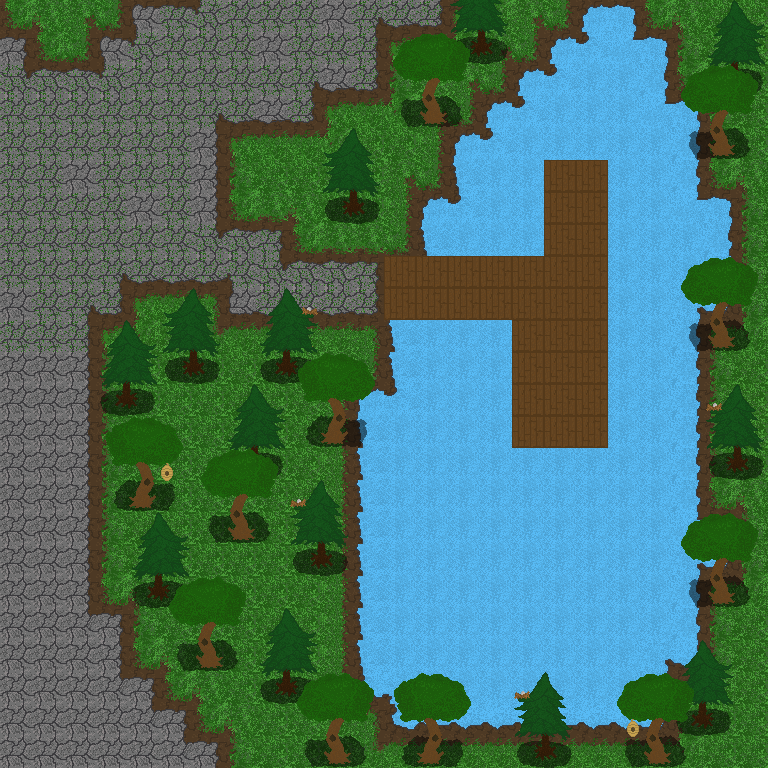

Tiled map render using the project's own tile images. Description and the map definition, with tile-layer contents summarised, below:
An orthogonal 24x24 tile map with 32x32 px tiles, 9 tile layers (Dirt, StoneBrickMoss, Grass, Lake, ...) and 78 objects (40x collider, 28x bottle, 8x enemy, 2x portal).

<map version="1.4" tiledversion="1.4.3" orientation="orthogonal" renderorder="right-down" width="24" height="24" tilewidth="32" tileheight="32" infinite="0" nextlayerid="16" nextobjectid="155">
 <tileset firstgid="1" source="../textures/spritesheets/Tilesetv4.tsx" />
 <layer id="1" name="Dirt" width="24" height="24">
  <data>[576 cells, 576 non-empty, 4 distinct tile ids]</data>
 </layer>
 <layer id="5" name="StoneBrickMoss" width="24" height="24">
  <data>[576 cells, 147 non-empty, 18 distinct tile ids]</data>
 </layer>
 <layer id="3" name="Grass" width="24" height="24">
  <data>[576 cells, 214 non-empty, 14 distinct tile ids]</data>
 </layer>
 <layer id="4" name="Lake" width="24" height="24">
  <data>[576 cells, 216 non-empty, 14 distinct tile ids]</data>
 </layer>
 <layer id="6" name="BuildingLower" width="24" height="24">
  <data>[576 cells, 0 non-empty, 0 distinct tile ids]</data>
 </layer>
 <layer id="7" name="BuildingHighier" width="24" height="24">
  <data>[576 cells, 0 non-empty, 0 distinct tile ids]</data>
 </layer>
 <layer id="8" name="Props" width="24" height="24">
  <data>[576 cells, 32 non-empty, 1 distinct tile ids]</data>
 </layer>
 <objectgroup id="13" name="Enemies">
  <object id="74" name="Enemy" type="enemy" x="560.5" y="273.5" />
  <object id="75" name="Enemy" type="enemy" x="560.5" y="303.5" />
  <object id="76" name="Enemy" type="enemy" x="530" y="336.5" />
  <object id="77" name="Enemy" type="enemy" x="277.333" y="61.3333" />
  <object id="78" name="Enemy" type="enemy" x="231.333" y="61.3333" />
  <object id="79" name="Enemy" type="enemy" x="50" y="216" />
  <object id="80" name="Enemy" type="enemy" x="71" y="667" />
  <object id="81" name="Enemy" type="enemy" x="114" y="713" />
 </objectgroup>
 <layer id="9" name="Trees" width="24" height="24">
  <data>[576 cells, 73 non-empty, 33 distinct tile ids]</data>
 </layer>
 <layer id="10" name="OverTrees" width="24" height="24">
  <data>[576 cells, 102 non-empty, 39 distinct tile ids]</data>
 </layer>
 <objectgroup id="11" name="Collisions">
  <object id="18" name="Lake" type="collider" x="384" y="352" width="96" height="320" />
  <object id="20" name="Lake" type="collider" x="352" y="416" width="32" height="288" />
  <object id="27" name="Lake" type="collider" x="352" y="384" width="32" height="32" />
  <object id="29" name="Lake" type="collider" x="384" y="320" width="128" height="32" />
  <object id="30" name="Lake" type="collider" x="480" y="352" width="32" height="320" />
  <object id="32" name="Lake" type="collider" x="384" y="672" width="288" height="64" />
  <object id="33" name="Lake" type="collider" x="512" y="448" width="192" height="224" />
  <object id="34" name="Lake" type="collider" x="608" y="96" width="96" height="352" />
  <object id="35" name="Lake" type="collider" x="704" y="192" width="32" height="64" />
  <object id="36" name="Lake" type="collider" x="544" y="32" width="128" height="64" />
  <object id="37" name="Lake" type="collider" x="576" y="0" width="64" height="32" />
  <object id="38" name="Lake" type="collider" x="512" y="64" width="32" height="192" />
  <object id="39" name="Lake" type="collider" x="544" y="96" width="64" height="64" />
  <object id="40" name="Lake" type="collider" x="480" y="96" width="32" height="160" />
  <object id="41" name="Lake" type="collider" x="448" y="128" width="32" height="128" />
  <object id="42" name="Lake" type="collider" x="416" y="192" width="32" height="64" />
  <object id="110" name="Tree" type="collider" x="647.455" y="749.818" width="22" height="16">
   <ellipse />
  </object>
  <object id="112" name="Tree" type="collider" x="692.727" y="711.455" width="20.1818" height="17.0909">
   <ellipse />
  </object>
  <object id="114" name="Tree" type="collider" x="710.182" y="589.273" width="23.8182" height="17.0909">
   <ellipse />
  </object>
  <object id="115" name="Tree" type="collider" x="728.364" y="455.818" width="17.6364" height="16.1818">
   <ellipse />
  </object>
  <object id="116" name="Tree" type="collider" x="711.455" y="332.364" width="21.0909" height="17.4545">
   <ellipse />
  </object>
  <object id="117" name="Tree" type="collider" x="710.545" y="142.727" width="22.1818" height="15.6364">
   <ellipse />
  </object>
  <object id="118" name="Tree" type="collider" x="724.545" y="71.8182" width="18" height="14">
   <ellipse />
  </object>
  <object id="119" name="Tree" type="collider" x="472.75" y="40.75" width="17.75" height="15.75">
   <ellipse />
  </object>
  <object id="120" name="Tree" type="collider" x="422.5" y="107" width="23" height="20.25">
   <ellipse />
  </object>
  <object id="121" name="Tree" type="collider" x="342.25" y="198" width="23.75" height="20.5">
   <ellipse />
  </object>
  <object id="122" name="Tree" type="collider" x="277" y="358.5" width="20.25" height="18.25">
   <ellipse />
  </object>
  <object id="128" name="Tree" type="collider" x="182.25" y="358.5" width="22.75" height="18.5">
   <ellipse />
  </object>
  <object id="129" name="Tree" type="collider" x="116.75" y="389" width="20.5" height="21">
   <ellipse />
  </object>
  <object id="130" name="Tree" type="collider" x="322" y="427.25" width="24.75" height="19.25">
   <ellipse />
  </object>
  <object id="133" name="Tree" type="collider" x="243.5" y="455.5" width="20.5" height="16">
   <ellipse />
  </object>
  <object id="134" name="Tree" type="collider" x="229.75" y="524" width="25.75" height="18.75">
   <ellipse />
  </object>
  <object id="138" name="Tree" type="collider" x="130.5" y="494.5" width="23.75" height="16">
   <ellipse />
  </object>
  <object id="141" name="Tree" type="collider" x="311.75" y="551.75" width="19" height="18.25">
   <ellipse />
  </object>
  <object id="143" name="Tree" type="collider" x="147.75" y="582" width="22" height="20.5">
   <ellipse />
  </object>
  <object id="144" name="Tree" type="collider" x="196" y="651" width="27.5" height="20">
   <ellipse />
  </object>
  <object id="145" name="Tree" type="collider" x="274.25" y="678" width="26" height="19.5">
   <ellipse />
  </object>
  <object id="146" name="Tree" type="collider" x="324.75" y="747.5" width="26.25" height="19.5">
   <ellipse />
  </object>
  <object id="147" name="Tree" type="collider" x="418.909" y="748.545" width="25.2727" height="16.5455">
   <ellipse />
  </object>
  <object id="148" name="Tree" type="collider" x="535.273" y="743.636" width="20.9091" height="16.7273">
   <ellipse />
  </object>
 </objectgroup>
 <objectgroup id="12" name="Bottles">
  <object id="82" name="Bottle" type="bottle" x="576" y="192" />
  <object id="83" name="Bottle" type="bottle" x="576" y="192" />
  <object id="84" name="Bottle" type="bottle" x="576" y="224" />
  <object id="85" name="Bottle" type="bottle" x="576" y="224" />
  <object id="86" name="Bottle" type="bottle" x="530" y="368.75" />
  <object id="87" name="Bottle" type="bottle" x="561.5" y="368.75" />
  <object id="88" name="Bottle" type="bottle" x="592.75" y="368.75" />
  <object id="89" name="Bottle" type="bottle" x="593.75" y="401" />
  <object id="90" name="Bottle" type="bottle" x="561.5" y="400" />
  <object id="91" name="Bottle" type="bottle" x="528.5" y="400" />
  <object id="92" name="Bottle" type="bottle" x="528.5" y="432.25" />
  <object id="93" name="Bottle" type="bottle" x="560.5" y="431.75" />
  <object id="94" name="Bottle" type="bottle" x="592.5" y="431.75" />
  <object id="95" name="Bottle" type="bottle" x="64" y="96" />
  <object id="96" name="Bottle" type="bottle" x="96" y="96" />
  <object id="97" name="Bottle" type="bottle" x="128" y="96" />
  <object id="98" name="Bottle" type="bottle" x="128" y="128" />
  <object id="99" name="Bottle" type="bottle" x="96" y="128" />
  <object id="100" name="Bottle" type="bottle" x="64" y="128" />
  </objectgroup>
 <objectgroup id="15" name="Portal">
  <!-- 2 objects omitted --></objectgroup>
</map>
<!-- 11 of 78 objects omitted -->